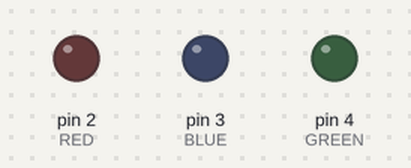
The sketch below on a simulated Arduino Uno, built with avr-gcc and run on an emulated ATmega328P. On the bench: output pins drawn as LEDs (lit = HIGH). What the sketch prints to the serial monitor is not drawn.

Above: at 0.1 s.
At 2.1 s:
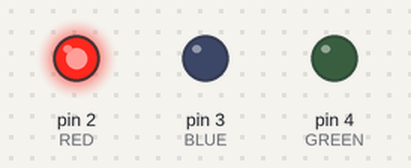
Timing chart, 0 to 3.6 s (numbered marks = the images above):
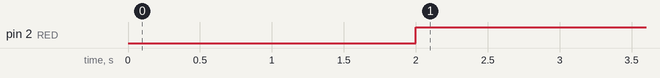

Measured:
- by itself, pin 2 (RED): LOW → HIGH at 2.0 s

The sketch:

LED_blink.ino
```cpp
#define RED 2
#define BLUE 3
#define GREEN 4
int pause = 1000;

void setup() {
  Serial.begin(9600);
  pinMode(RED, OUTPUT);
  pinMode(BLUE, OUTPUT);
  pinMode(GREEN, OUTPUT);
  }

void loop() {
  if(RED == HIGH){ //RED Wieder einschalten
    Serial.println(RED - 1);
    delay(pause / 2);
    digitalWrite(BLUE, LOW);
    delay(pause);
  } else {
      Serial.println(RED - 0);
      delay(pause * 2);
      digitalWrite(RED, HIGH);
      delay(pause * 2);
  }

  if (GREEN == LOW){ // BLUE wieder ausschalten
     Serial.println(BLUE - 0);
     delay(pause / 2);
     digitalWrite(RED, HIGH);
     delay(pause);
    } else {
        Serial.println(BLUE - 1);
        digitalWrite(BLUE, LOW);

      }

  if (BLUE == LOW){
    Serial.println(BLUE - 0);
    delay(pause);
    digitalWrite(GREEN, LOW);
    delay(pause);
    } else {
      delay(pause * 5);
      }
  }
```
